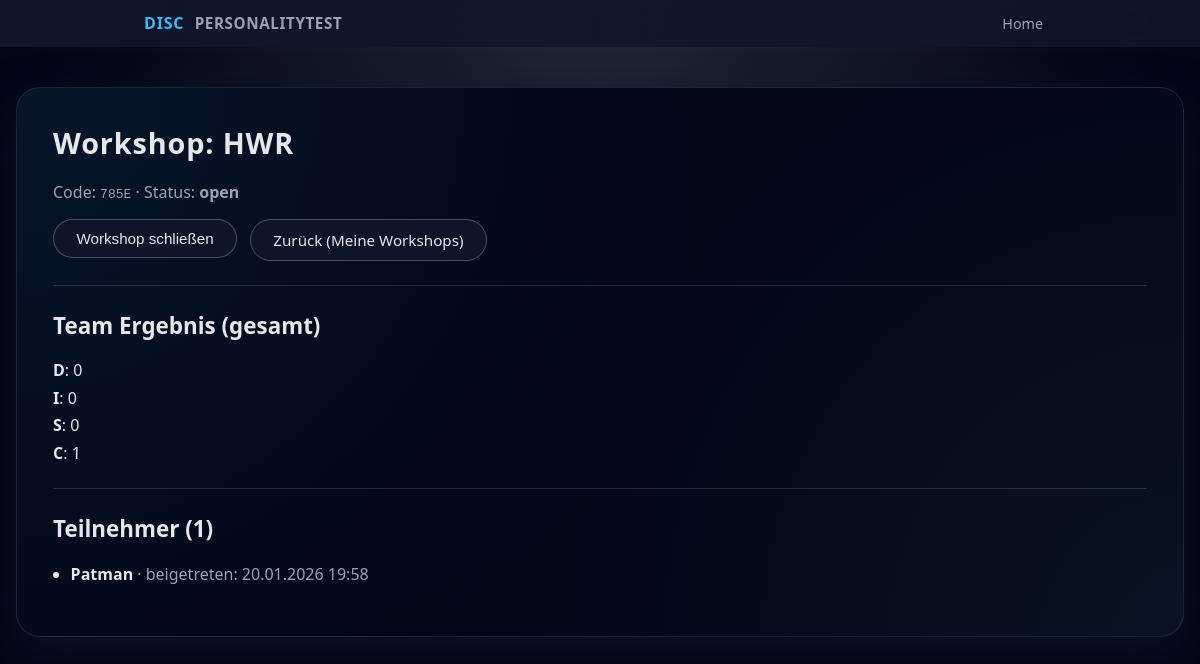
Before: /workshops/785E/host (signed in) with the older database file.
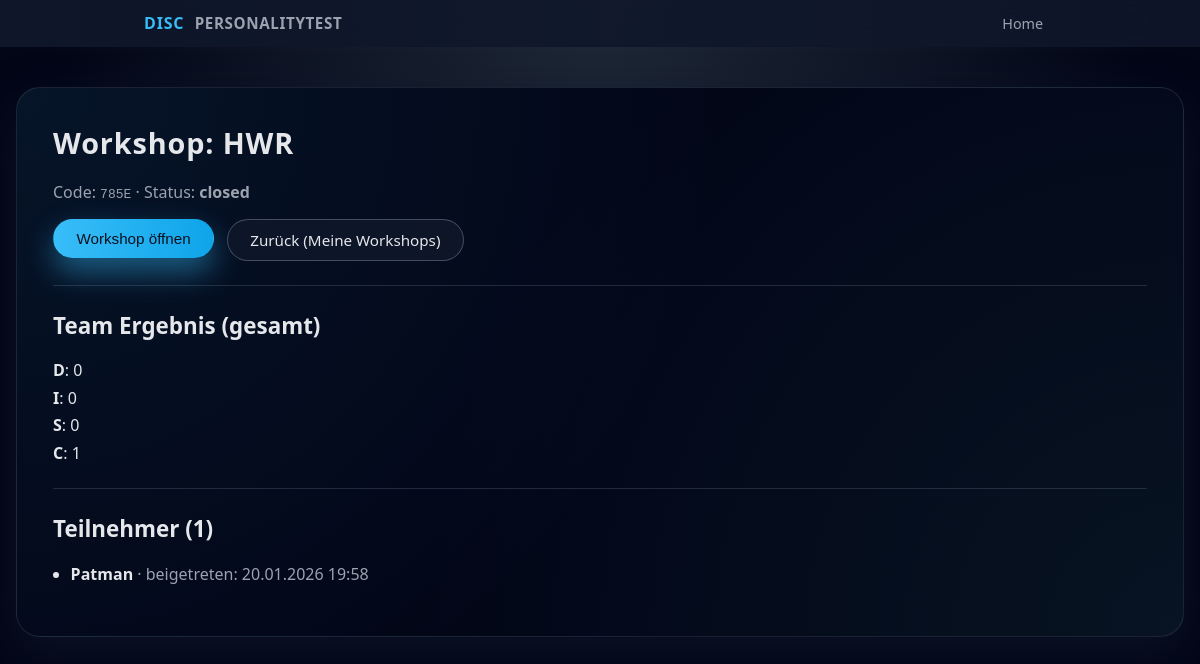
After: the same page with the newer database file.
### models.py (models this page shows)
class Workshop(db.Model):
    __tablename__ = "workshops"
    id = db.Column(db.Integer, primary_key=True)
    code = db.Column(db.String(16), unique=True, nullable=False)
    title = db.Column(db.String(200), nullable=False)
    status = db.Column(db.String(20), default="open", nullable=False)
    created_at = db.Column(db.DateTime, default=datetime.utcnow, nullable=False)
    host_id = db.Column(db.Integer, db.ForeignKey("hosts.id"), nullable=False)
    host = db.relationship("Host", back_populates="workshops")
    participants = db.relationship("Participant", back_populates="workshop", cascade="all, delete-orphan")
    answers = db.relationship("Answer", back_populates="workshop", cascade="all, delete-orphan")

class Participant(db.Model):
    __tablename__ = "participants"
    id = db.Column(db.Integer, primary_key=True)
    name = db.Column(db.String(120), nullable=False)
    participant_token = db.Column(db.String(64), unique=True, nullable=False)
    joined_at = db.Column(db.DateTime, default=datetime.utcnow, nullable=False)
    workshop_id = db.Column(db.Integer, db.ForeignKey("workshops.id"), nullable=False)
    workshop = db.relationship("Workshop", back_populates="participants")
    answers = db.relationship("Answer", back_populates="participant", cascade="all, delete-orphan")

### app.py (the view)
@app.route("/workshops/<code>/host", methods=["GET"])
def host_dashboard(code):
    if not require_host_login():
        return redirect(url_for("login_get"))
    workshop = Workshop.query.filter_by(code=code, host_id=session["host_id"]).first_or_404()
    participants = Participant.query.filter_by(workshop_id=workshop.id).order_by(Participant.joined_at.asc()).all()
    team_counts = {"D": 0, "I": 0, "S": 0, "C": 0}
    team_ties = 0
    all_answers = (
        db.session.query(Answer, Question)
        .join(Question, Answer.question_id == Question.id)
        .filter(Answer.workshop_id == workshop.id)
        .all()
    )
    participant_scores = {}
    for a, q in all_answers:
        participant_scores.setdefault(
            a.participant_id,
            {"D": 0, "I": 0, "S": 0, "C": 0}
        )
        participant_scores[a.participant_id][q.dimension] += a.value
    for scores in participant_scores.values():
        dominant = dominant_types(scores)
        if len(dominant) == 1:
            team_counts[dominant[0]] += 1
        elif len(dominant) > 1:
            team_ties += 1
    return render_template(
        "host_dashboard.html",
        workshop=workshop,
        participants=participants,
        team_results=team_counts,
        team_ties=team_ties,
    )

### app.py (called while the page is built)
def dominant_types(scores):
    if not scores:
        return []
    max_value = max(scores.values())
    return [key for key, value in scores.items() if value == max_value]

def require_host_login():
    return "host_id" in session

### templates/host_dashboard.html (shortened to what this page needs)
{% extends "base.html" %}
{% block content %}
<h1>Workshop: {{ workshop.title }}</h1>
<p>
  Code: <code>{{ workshop.code }}</code> · Status:
  <strong>{{ workshop.status }}</strong>
</p>
<div class="btn-row" style="margin-top: 1rem;">
  <form method="POST" action="{{ url_for('workshop_toggle', code=workshop.code) }}" style="margin:0;">
    {% if workshop.status == "open" %}
      <button class="btn btn-secondary" type="submit">Workshop schließen</button>
    {% else %}
      <button class="btn btn-primary" type="submit">Workshop öffnen</button>
    {% endif %}
  </form>
  <a class="btn btn-secondary" href="{{ url_for('dashboard') }}">Zurück (Meine Workshops)</a>
</div>
<hr style="margin: 1.5rem 0; border: 0; border-top: 1px solid rgba(148,163,184,0.2);">
<h2>Team Ergebnis (gesamt)</h2>
<ul class="results-list">
  <li><strong>D</strong>: {{ team_results["D"] }}</li>
  <li><strong>I</strong>: {{ team_results["I"] }}</li>
  <li><strong>S</strong>: {{ team_results["S"] }}</li>
  <li><strong>C</strong>: {{ team_results["C"] }}</li>
</ul>
<hr style="margin: 1.5rem 0; border: 0; border-top: 1px solid rgba(148,163,184,0.2);">
<h2>Teilnehmer ({{ participants|length }})</h2>
{% if participants|length == 0 %}
  <p>Noch keine Teilnehmer beigetreten.</p>
{% else %}
  <ul>
    {% for p in participants %}
      <li>
        <strong>{{ p.name }}</strong>
        <span style="color: var(--muted);">· beigetreten: {{ p.joined_at.strftime("%d.%m.%Y %H:%M") }}</span>
      </li>
    {% endfor %}
  </ul>
{% endif %}
{% endblock %}

### templates/base.html (shortened to what this page needs)
<!DOCTYPE html>
<html lang="de">
<head>
    <link rel="stylesheet" href="{{ url_for('static', filename='style.css') }}">
</head>
<body>
<header class="topbar">
    <div class="topbar-inner">
        <div class="brand">
            <span class="brand-logo">DISC</span>
            <span class="brand-text">personalitytest</span>
        </div>
        <nav class="nav-links">
            <a href="{{ url_for('index') }}">Home</a>
        </nav>
    </div>
</header>
<main class="page {% if fullscreen %}page-fullscreen{% endif %}">
    <div class="{% if not fullscreen %}card{% endif %}">
        {% block content %}{% endblock %}
    </div>
</main>
</body>
</html>

### static/style.css (style rules this page uses)
:root { --bg: #0f172a; --bg-soft: #111827; --card-bg: #0b1120; --accent: #38bdf8; --accent-soft: rgba(56, 189, 248, 0.15); --accent-strong: #0ea5e9; --text: #e5e7eb; --muted: #9ca3af; --danger: #f97373; --border: #1f2937; --radius-lg: 18px; --radius-full: 999px; --shadow-soft: 0 18px 45px rgba(15, 23, 42, 0.65); --spacing: 1.25rem; --font-main: system-ui, -apple-system, BlinkMacSystemFont, "Segoe UI", sans-serif; }
*, *::before, *::after { box-sizing: border-box; }
body { margin: 0; min-height: 100vh; background: radial-gradient(circle at top, #1f2937 0, #020617 55%); color: var(--text); font-family: var(--font-main); display: flex; flex-direction: column; }
.topbar { position: sticky; top: 0; z-index: 20; background: linear-gradient(to right, rgba(15,23,42,0.95), rgba(15,23,42,0.85)); border-bottom: 1px solid rgba(15, 23, 42, 0.8); backdrop-filter: blur(18px); }
.topbar-inner { max-width: 960px; margin: 0 auto; padding: 0.75rem 1.5rem; display: flex; align-items: center; justify-content: space-between; }
.brand { display: flex; align-items: center; gap: 0.65rem; }
.brand-logo { font-weight: 800; font-size: 1rem; color: #38bdf8; letter-spacing: 0.05em; }
.brand-text { font-weight: 600; font-size: 0.95rem; letter-spacing: 0.04em; text-transform: uppercase; color: var(--muted); }
.nav-links a { color: var(--muted); text-decoration: none; font-size: 0.9rem; padding: 0.4rem 0.8rem; border-radius: var(--radius-full); transition: background 0.15s ease, color 0.15s ease; }
.page { flex: 1; display: flex; align-items: flex-start; justify-content: center; padding: 2.5rem 1rem 3.5rem; }
.card { width: 100%; max-width: 1100; background: radial-gradient(circle at top left, rgba(56,189,248,0.08), transparent 55%), radial-gradient(circle at bottom right, rgba(94,234,212,0.06), transparent 60%), #020617; border-radius: 24px; border: 1px solid rgba(148, 163, 184, 0.16); box-shadow: var(--shadow-soft); padding: 2.2rem clamp(1.6rem, 3vw, 2.4rem); }
h1, h2, h3 { margin-top: 0; font-weight: 600; }
h1 { font-size: clamp(1.8rem, 2.2vw, 2.1rem); letter-spacing: 0.03em; }
h2 { font-size: clamp(1.4rem, 1.8vw, 1.7rem); }
p { margin: 0.3rem 0 0.8rem; color: var(--muted); }
ul { padding-left: 1.1rem; }
.btn-row { display: flex; flex-wrap: wrap; gap: 0.8rem; margin-top: 6.4rem; }
.btn { display: inline-flex; align-items: center; justify-content: center; padding: 0.6rem 1.4rem; border-radius: var(--radius-full); border: 1px solid transparent; font-size: 0.95rem; font-weight: 500; text-decoration: none; cursor: pointer; transition: transform 0.1s ease, box-shadow 0.15s ease, background 0.15s ease, border-color 0.15s ease; }
.btn-primary { background: linear-gradient(to right, var(--accent), var(--accent-strong)); color: #0b1120; box-shadow: 0 14px 30px rgba(56, 189, 248, 0.45); }
.btn-secondary { background: rgba(15, 23, 42, 0.9); color: var(--text); border-color: rgba(148, 163, 184, 0.4); }
form { margin-top: 1.2rem; display: flex; flex-direction: column; gap: 0.9rem; }
.results-list { list-style: none; padding-left: 0; margin-top: 1rem; }
.results-list li { margin-bottom: 0.35rem; }

Changed rows visible on the page:
changed Workshop "HWR": status "open" → "closed"
Other visible differences:
text no longer shown: "Workshop schließen"
text now shown: "Workshop öffnen"
